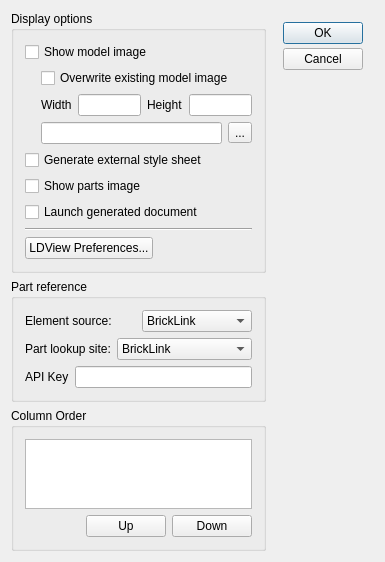
<?xml version="1.0" encoding="UTF-8"?>
<ui version="4.0">
 <author>LPub3D</author>
 <class>LDVPartListPanel</class>
 <widget class="QDialog" name="LDVPartListPanel">
  <property name="geometry">
   <rect>
    <x>0</x>
    <y>0</y>
    <width>360</width>
    <height>537</height>
   </rect>
  </property>
  <property name="windowTitle">
   <string>myLPub3D HTML Part List Export</string>
  </property>
  <property name="windowIcon">
   <iconset resource="../../mainApp/lpub3d.qrc">
    <normaloff>:/resources/LPub32.png</normaloff>:/resources/LPub32.png</iconset>
  </property>
  <layout class="QHBoxLayout">
   <item>
    <layout class="QVBoxLayout">
     <property name="spacing">
      <number>6</number>
     </property>
     <property name="leftMargin">
      <number>0</number>
     </property>
     <property name="topMargin">
      <number>0</number>
     </property>
     <property name="rightMargin">
      <number>0</number>
     </property>
     <property name="bottomMargin">
      <number>0</number>
     </property>
     <item>
      <widget class="QGroupBox" name="settingsBox">
       <property name="title">
        <string>Display options</string>
       </property>
       <layout class="QVBoxLayout" name="verticalLayout_2">
        <item>
         <widget class="QCheckBox" name="showModelButton">
          <property name="text">
           <string>Show model image</string>
          </property>
         </widget>
        </item>
        <item>
         <layout class="QHBoxLayout" name="horizontalLayout_4">
          <item>
           <spacer name="Spacer16_2">
            <property name="orientation">
             <enum>Qt::Horizontal</enum>
            </property>
            <property name="sizeType">
             <enum>QSizePolicy::Fixed</enum>
            </property>
            <property name="sizeHint" stdset="0">
             <size>
              <width>16</width>
              <height>20</height>
             </size>
            </property>
           </spacer>
          </item>
          <item>
           <widget class="QCheckBox" name="overwriteExistingButton">
            <property name="sizePolicy">
             <sizepolicy hsizetype="Fixed" vsizetype="Fixed">
              <horstretch>0</horstretch>
              <verstretch>0</verstretch>
             </sizepolicy>
            </property>
            <property name="text">
             <string>Overwrite existing model image</string>
            </property>
           </widget>
          </item>
          <item>
           <spacer name="horizontalSpacer_3">
            <property name="orientation">
             <enum>Qt::Horizontal</enum>
            </property>
            <property name="sizeHint" stdset="0">
             <size>
              <width>40</width>
              <height>20</height>
             </size>
            </property>
           </spacer>
          </item>
         </layout>
        </item>
        <item>
         <layout class="QHBoxLayout" name="horizontalLayout_5">
          <item>
           <spacer name="horizontalSpacer_2">
            <property name="orientation">
             <enum>Qt::Horizontal</enum>
            </property>
            <property name="sizeType">
             <enum>QSizePolicy::Fixed</enum>
            </property>
            <property name="sizeHint" stdset="0">
             <size>
              <width>16</width>
              <height>20</height>
             </size>
            </property>
           </spacer>
          </item>
          <item>
           <widget class="QLabel" name="widthLabel">
            <property name="text">
             <string>Width</string>
            </property>
           </widget>
          </item>
          <item>
           <widget class="QLineEdit" name="snapshotWidthEdit">
            <property name="sizePolicy">
             <sizepolicy hsizetype="Preferred" vsizetype="Fixed">
              <horstretch>0</horstretch>
              <verstretch>0</verstretch>
             </sizepolicy>
            </property>
            <property name="toolTip">
             <string>Model image width in pixels</string>
            </property>
           </widget>
          </item>
          <item>
           <widget class="QLabel" name="heightLabel">
            <property name="text">
             <string>Height</string>
            </property>
           </widget>
          </item>
          <item>
           <widget class="QLineEdit" name="snapshotHeightEdit">
            <property name="sizePolicy">
             <sizepolicy hsizetype="Preferred" vsizetype="Fixed">
              <horstretch>0</horstretch>
              <verstretch>0</verstretch>
             </sizepolicy>
            </property>
            <property name="toolTip">
             <string>Model image height in pixels</string>
            </property>
           </widget>
          </item>
         </layout>
        </item>
        <item>
         <layout class="QHBoxLayout" name="horizontalLayout_6">
          <item>
           <spacer name="horizontalSpacer_4">
            <property name="orientation">
             <enum>Qt::Horizontal</enum>
            </property>
            <property name="sizeType">
             <enum>QSizePolicy::Fixed</enum>
            </property>
            <property name="sizeHint" stdset="0">
             <size>
              <width>16</width>
              <height>20</height>
             </size>
            </property>
           </spacer>
          </item>
          <item>
           <widget class="QLineEdit" name="snapshotEdit">
            <property name="toolTip">
             <string>Enter existing model image</string>
            </property>
           </widget>
          </item>
          <item>
           <widget class="QToolButton" name="snapshotButton">
            <property name="toolTip">
             <string>Select snapshot image</string>
            </property>
            <property name="text">
             <string>...</string>
            </property>
           </widget>
          </item>
         </layout>
        </item>
        <item>
         <widget class="QCheckBox" name="generateExternalSSButton">
          <property name="text">
           <string>Generate external style sheet</string>
          </property>
         </widget>
        </item>
        <item>
         <widget class="QCheckBox" name="showPartImageButton">
          <property name="text">
           <string>Show parts image</string>
          </property>
         </widget>
        </item>
        <item>
         <widget class="QCheckBox" name="showWebPageButton">
          <property name="text">
           <string>Launch generated document</string>
          </property>
         </widget>
        </item>
        <item>
         <widget class="Line" name="line">
          <property name="orientation">
           <enum>Qt::Horizontal</enum>
          </property>
         </widget>
        </item>
        <item>
         <layout class="QHBoxLayout" name="horizontalLayout">
          <item>
           <widget class="QPushButton" name="preferencesButton">
            <property name="toolTip">
             <string>Modify generated snapshot preferences</string>
            </property>
            <property name="text">
             <string>LDView Preferences...</string>
            </property>
           </widget>
          </item>
          <item>
           <spacer name="horizontalSpacer">
            <property name="orientation">
             <enum>Qt::Horizontal</enum>
            </property>
            <property name="sizeHint" stdset="0">
             <size>
              <width>40</width>
              <height>20</height>
             </size>
            </property>
           </spacer>
          </item>
         </layout>
        </item>
       </layout>
      </widget>
     </item>
     <item>
      <widget class="QGroupBox" name="partReferenceBox">
       <property name="title">
        <string>Part reference</string>
       </property>
       <layout class="QVBoxLayout" name="verticalLayout">
        <item>
         <layout class="QHBoxLayout" name="horizontalLayout_3">
          <item>
           <widget class="QLabel" name="label_2">
            <property name="text">
             <string>Element source:</string>
            </property>
           </widget>
          </item>
          <item>
           <widget class="QComboBox" name="elementSourceCombo">
            <property name="toolTip">
             <string>Select part element identification source</string>
            </property>
            <item>
             <property name="text">
              <string>BrickLink</string>
             </property>
            </item>
            <item>
             <property name="text">
              <string>LEGO</string>
             </property>
            </item>
           </widget>
          </item>
         </layout>
        </item>
        <item>
         <layout class="QHBoxLayout" name="horizontalLayout_2">
          <item>
           <widget class="QLabel" name="label_3">
            <property name="text">
             <string>Part lookup site:</string>
            </property>
           </widget>
          </item>
          <item>
           <widget class="QComboBox" name="partLookupSiteCombo">
            <property name="toolTip">
             <string>Select part lookup website</string>
            </property>
            <item>
             <property name="text">
              <string>BrickLink</string>
             </property>
            </item>
            <item>
             <property name="text">
              <string>Peeron</string>
             </property>
            </item>
            <item>
             <property name="text">
              <string>BrickSet</string>
             </property>
            </item>
            <item>
             <property name="text">
              <string>Rebrickable</string>
             </property>
            </item>
            <item>
             <property name="text">
              <string>LDraw Part Tracker</string>
             </property>
            </item>
           </widget>
          </item>
         </layout>
        </item>
        <item>
         <layout class="QHBoxLayout" name="horizontalLayout_7">
          <item>
           <widget class="QLabel" name="label">
            <property name="text">
             <string>API Key</string>
            </property>
           </widget>
          </item>
          <item>
           <widget class="QLineEdit" name="rebrickableKeyEdit">
            <property name="toolTip">
             <string>Enter your Rebrickable API Key or leave blank to use the myLPub3D default API key</string>
            </property>
           </widget>
          </item>
         </layout>
        </item>
       </layout>
      </widget>
     </item>
     <item>
      <widget class="QGroupBox" name="columnOrderBox">
       <property name="title">
        <string>Column Order</string>
       </property>
       <layout class="QVBoxLayout">
        <item>
         <widget class="QListWidget" name="fieldOrderView">
          <property name="sizePolicy">
           <sizepolicy hsizetype="Preferred" vsizetype="Preferred">
            <horstretch>0</horstretch>
            <verstretch>0</verstretch>
           </sizepolicy>
          </property>
          <property name="toolTip">
           <string>Arrange the displayed column order</string>
          </property>
          <property name="frameShape">
           <enum>QFrame::StyledPanel</enum>
          </property>
         </widget>
        </item>
        <item>
         <layout class="QHBoxLayout">
          <property name="spacing">
           <number>6</number>
          </property>
          <property name="leftMargin">
           <number>0</number>
          </property>
          <property name="topMargin">
           <number>0</number>
          </property>
          <property name="rightMargin">
           <number>0</number>
          </property>
          <property name="bottomMargin">
           <number>0</number>
          </property>
          <item>
           <spacer name="Spacer5_2">
            <property name="orientation">
             <enum>Qt::Horizontal</enum>
            </property>
            <property name="sizeType">
             <enum>QSizePolicy::Expanding</enum>
            </property>
            <property name="sizeHint" stdset="0">
             <size>
              <width>20</width>
              <height>20</height>
             </size>
            </property>
           </spacer>
          </item>
          <item>
           <widget class="QPushButton" name="upButton">
            <property name="sizePolicy">
             <sizepolicy hsizetype="Fixed" vsizetype="Fixed">
              <horstretch>0</horstretch>
              <verstretch>0</verstretch>
             </sizepolicy>
            </property>
            <property name="text">
             <string>Up</string>
            </property>
           </widget>
          </item>
          <item>
           <widget class="QPushButton" name="downButton">
            <property name="sizePolicy">
             <sizepolicy hsizetype="Fixed" vsizetype="Fixed">
              <horstretch>0</horstretch>
              <verstretch>0</verstretch>
             </sizepolicy>
            </property>
            <property name="text">
             <string>Down</string>
            </property>
           </widget>
          </item>
         </layout>
        </item>
       </layout>
      </widget>
     </item>
    </layout>
   </item>
   <item>
    <layout class="QVBoxLayout">
     <property name="spacing">
      <number>4</number>
     </property>
     <property name="leftMargin">
      <number>11</number>
     </property>
     <property name="topMargin">
      <number>11</number>
     </property>
     <property name="rightMargin">
      <number>11</number>
     </property>
     <property name="bottomMargin">
      <number>11</number>
     </property>
     <item>
      <widget class="QPushButton" name="okButton">
       <property name="sizePolicy">
        <sizepolicy hsizetype="Preferred" vsizetype="Fixed">
         <horstretch>0</horstretch>
         <verstretch>0</verstretch>
        </sizepolicy>
       </property>
       <property name="text">
        <string>OK</string>
       </property>
       <property name="shortcut">
        <string/>
       </property>
       <property name="default">
        <bool>true</bool>
       </property>
      </widget>
     </item>
     <item>
      <widget class="QPushButton" name="cancelButton">
       <property name="sizePolicy">
        <sizepolicy hsizetype="Fixed" vsizetype="Fixed">
         <horstretch>0</horstretch>
         <verstretch>0</verstretch>
        </sizepolicy>
       </property>
       <property name="text">
        <string>Cancel</string>
       </property>
       <property name="shortcut">
        <string>Esc</string>
       </property>
      </widget>
     </item>
     <item>
      <spacer name="Spacer3">
       <property name="orientation">
        <enum>Qt::Vertical</enum>
       </property>
       <property name="sizeType">
        <enum>QSizePolicy::Expanding</enum>
       </property>
       <property name="sizeHint" stdset="0">
        <size>
         <width>20</width>
         <height>20</height>
        </size>
       </property>
      </spacer>
     </item>
    </layout>
   </item>
  </layout>
 </widget>
 <layoutdefault spacing="6" margin="11"/>
 <resources>
  <include location="../../mainApp/lpub3d.qrc"/>
 </resources>
 <connections/>
</ui>
